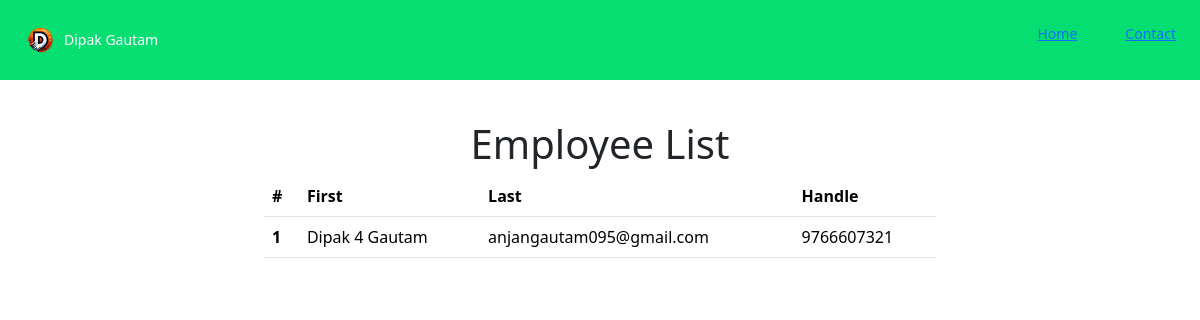
The app's page /contact/, older data.
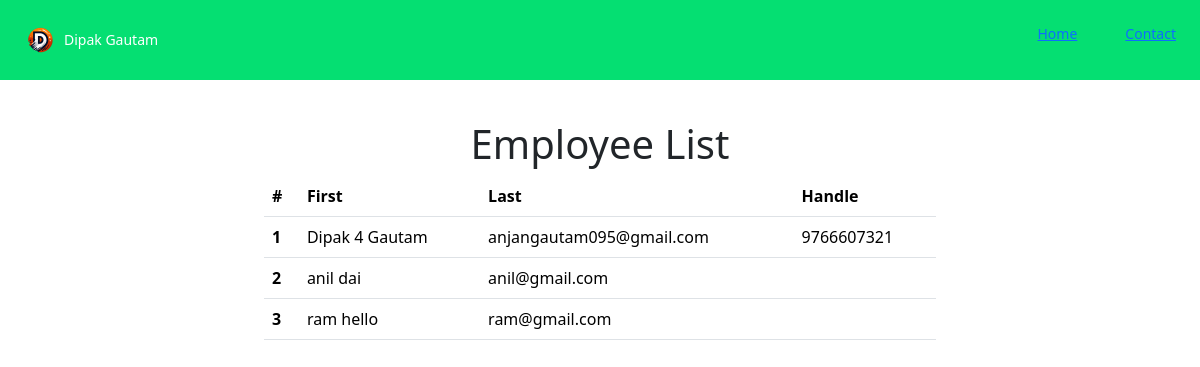
The same page, newer data.
### employee/models.py (models this page shows, shortened)
class Employee(models.Model):
    first_name = models.CharField(max_length=100)
    middle_name = models.CharField(max_length=100, blank=True)
    last_name = models.CharField(max_length=100)
    email = models.EmailField(max_length=100, unique=True)
    phone_number = models.CharField(max_length=12, blank=True)
    image = models.ImageField(upload_to='images')

### mysite/views.py (the view)
# urls.py: path('contact/', views.contact),
def contact(request):
    employee = Employee.objects.all()
    context = {
        'employee': employee
    }
    return render(request, 'contact.html', context)

### templates/contact.html (shortened to what this page needs)
{% load static %}
<!DOCTYPE html>
<html lang="en">
  <head>
    <link
      href="https://cdn.jsdelivr.net/npm/bootstrap@5.3.7/dist/css/bootstrap.min.css"
      rel="stylesheet"
    />
    <script src="https://cdn.jsdelivr.net/npm/@tailwindcss/browser@4"></script>
  </head>
  <body>
    <div class="w-full boder flex justify-between bg-green-400 p-4">
      <div class="flex gap-2 items-center text-sm font-medium text-white">
        <img src="{% static 'image/logo.png' %}" alt="" class="h-8 w-8" />
        <div>Dipak Gautam</div>
      </div>
      <div class="flex gap-5 text-sm font-medium text-white">
        <a
          href="http://127.0.0.1:8000"
          class="hover:text-orange-500 cursor-pointer"
          >Home</a
        >
        <a
          href="http://127.0.0.1:8000/contact/"
          class="hover:text-orange-500 cursor-pointer"
          >Contact</a
        >
      </div>
    </div>
    <div class="p-10 flex flex-col items-center">
      <h1>Employee List</h1>
      <div class="w-[60%]">
        <table class="table">
          <thead>
            <tr>
              <th scope="col">#</th>
              <th scope="col">First</th>
              <th scope="col">Last</th>
              <th scope="col">Handle</th>
            </tr>
          </thead>
          <tbody>
            {% for i in employee %}
            <tr>
              <th scope="row">{{forloop.counter}}</th>
              <td>{{i.first_name}} {{i.last_name}}</td>
              <td>{{i.email}}</td>
              <td>{{i.phone_number}}</td>
            </tr>
            {% endfor %}
          </tbody>
        </table>
      </div>
    </div>
  </body>
</html>

Row changes from the older to the newer data that the page shows:
added Employee: first_name "anil", last_name "dai", email "anil@gmail.com"
added Employee: first_name "ram", last_name "hello", email "ram@gmail.com"
